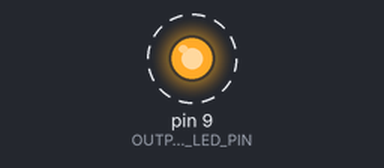
Recording of a sketch running on a simulated Arduino Uno, built with avr-gcc and run on an emulated ATmega328P. On the bench: output pins drawn as LEDs (lit = HIGH). Dashed ring = blinking.

Above: at 0.5 s.
Timing chart, 0 to 4.6 s (numbered marks = the images above):
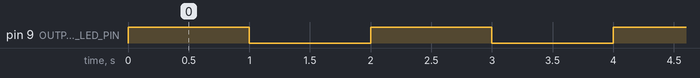

Measured:
- by itself, pin 9 (OUTPUT_LED_PIN): alternates HIGH for 1.0 s and LOW for 1.0 s

The sketch:

Blink.ino
```cpp
#define OUTPUT_LED_PIN    9

void setup() {
  // initialize digital pin LED_BUILTIN as an output.
  pinMode(OUTPUT_LED_PIN, OUTPUT);
}

// the loop function runs over and over again forever
void loop() {
  digitalWrite(OUTPUT_LED_PIN, HIGH);   // turn the LED on (HIGH is the voltage level)
  delay(1000);                       // wait for a second
  digitalWrite(OUTPUT_LED_PIN, LOW);    // turn the LED off by making the voltage LOW
  delay(1000);                       // wait for a second
}
```
